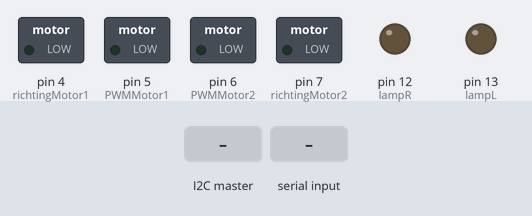
Bench run of a sketch on a simulated Arduino Uno, built with avr-gcc and run on an emulated ATmega328P. Shown: switched loads named in the sketch (green lamp = pin HIGH), output pins drawn as LEDs (lit = HIGH). The test bench sets the inputs (shaded band).

Above: at 1.2 s.
1.3 s: the I2C master sends "l"
At 1.8 s:
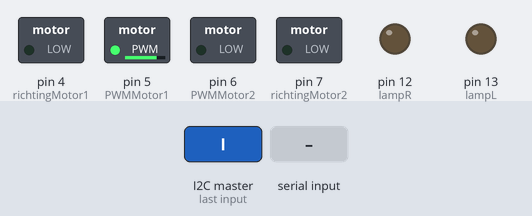
2.8 s: "rechts" received over Serial
At 5.0 s:
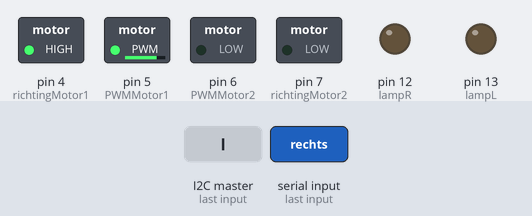
5.3 s: the I2C master sends "s"
At 6.1 s:
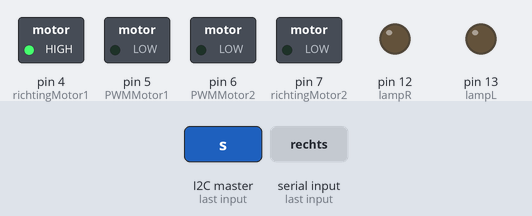
6.8 s: the I2C master sends "v"
At 7.2 s:
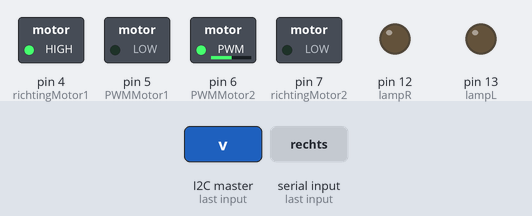
9.3 s: the I2C master sends "a"
At 11.1 s:
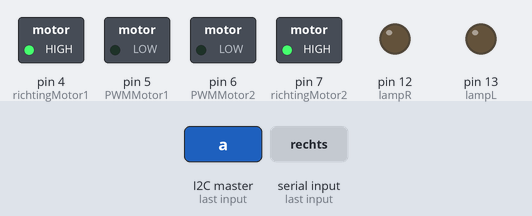
11.8 s: "links" received over Serial
At 13.1 s:
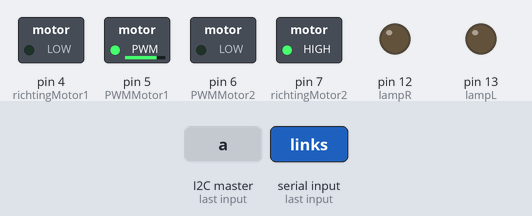
Timing chart, 0 to 14.8 s (numbered marks = the images above; inputs shaded):
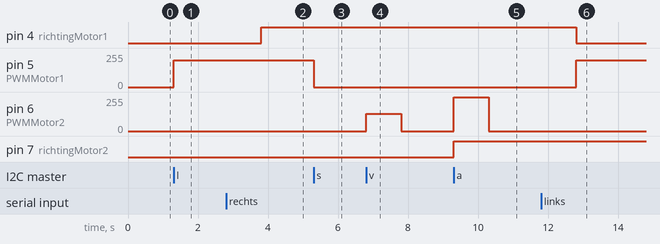

The sketch:

RobotSlave.ino
```cpp
#include <Wire.h>
int richtingMotor1 = 4;
int PWMMotor1 = 5;
int x;


int richtingMotor2 = 7;
int PWMMotor2 = 6;
int positieX = 0;

int lampL = 13;
int lampR = 12;

int command;

void setup() {
  Wire.begin();
  pinMode(richtingMotor1, OUTPUT);
  pinMode(PWMMotor1, OUTPUT);
  pinMode(richtingMotor2, OUTPUT);
  pinMode(PWMMotor2, OUTPUT);
  pinMode(lampL, OUTPUT);
  pinMode(lampR, OUTPUT);
  //    bandAchteruit();
  Wire.begin(9);
  // Attach a function to trigger when something is received.
  Wire.onReceive(receiveEvent);
  Serial.begin(9600);
}


void bandVooruit() {
  digitalWrite(richtingMotor2, LOW);
  analogWrite(PWMMotor2, 130);
  delay(1000);
  analogWrite(PWMMotor2, 0);

}

void bandAchteruit() {
  digitalWrite(richtingMotor2, HIGH);
  analogWrite(PWMMotor2, 255);
  delay(1000);
  analogWrite(PWMMotor2, 0);
}

void kraanLinks() {
  digitalWrite(richtingMotor1, LOW);
  analogWrite(PWMMotor1, 200);
//  delay(410);
//  analogWrite(PWMMotor1, 0);
}

void kraanRechts() {
  digitalWrite(richtingMotor1, HIGH);
  analogWrite(PWMMotor1, 200);
//  delay(410);
//  analogWrite(PWMMotor1, 0);
}

void lampLaan()
{
  digitalWrite(lampL, HIGH);
  delay(1000);
  digitalWrite(lampL, LOW);
}

void lampRaan()
{
  digitalWrite(lampR, HIGH);
  delay(1000);
  digitalWrite(lampR, LOW);
}

void receiveEvent(int bytes) {
  x = Wire.read();    // read one character from the I2C


}


void loop()
{
  if(x == 'l')
  {
    kraanLinks();
    x=0;
  }
  else if(x == 'r')
  {
     kraanRechts();
     x=0;
  }
  else if(x == 's')
  {
    analogWrite(PWMMotor1, 0);
    x=0;
  }
  else if(x == 'v')
  {
    bandVooruit();
    x=0;
  }
  else if(x == 'a')
  {
    bandAchteruit();
    x=0;
  }
  else if(x == 'L')
  {
    lampLaan();
    x=0;
  }
  else if(x == 'R')
  {
    lampRaan();
    x=0;
  }

  if (Serial.available()) {

    //      digitalWrite(led1,HIGH);

    String b = Serial.readString();
    if (b == "links") {
      kraanLinks();
      positieX = positieX - 1;
    } else if (b == "rechts") {
      kraanRechts();
      positieX = positieX + 1;
    } else if (b == "basis") {
      while (positieX > 0) {
        kraanLinks();
        positieX = positieX - 1;
      }

    } else if (b == "test") {
      while (positieX < 4) {
        kraanRechts();
        positieX = positieX + 1;
      }

    }
  }
}
```

Measured:
- after the input at 1.3 s, pin 5 (PWMMotor1): 0/255 → 200/255 at once
- after the input at 2.8 s, pin 4 (richtingMotor1): LOW → HIGH after 1.0 s
- after the input at 5.3 s, pin 5 (PWMMotor1): 200/255 → 0/255 at once
- after the input at 6.8 s, pin 6 (PWMMotor2): 0/255 → 130/255 at once, → 0/255 1.0 s later
- after the input at 9.3 s, pin 6 (PWMMotor2): 0/255 → 255/255 at once, → 0/255 1.0 s later; pin 7 (richtingMotor2): LOW → HIGH at once
- after the input at 11.8 s, pin 4 (richtingMotor1): HIGH → LOW after 1.0 s; pin 5 (PWMMotor1): 0/255 → 200/255 after 1.0 s
